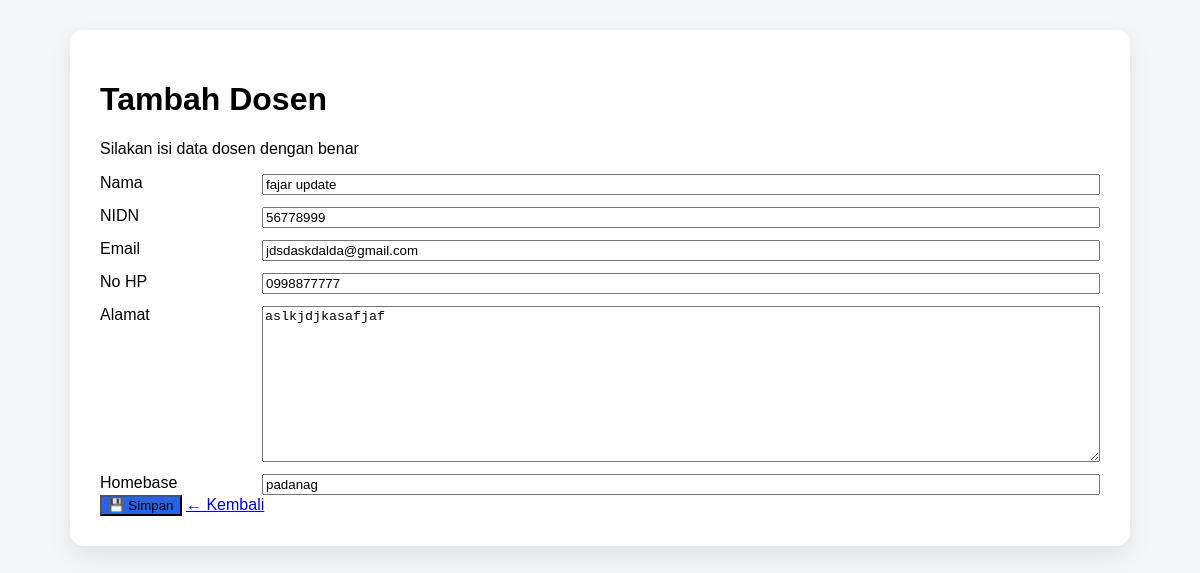
/dosen/1/edit/, run on the app's committed database.
### mahasiswa/models.py (models this page shows, shortened)
class Dosen(models.Model):
    nama = models.CharField(max_length=100)
    nidn = models.CharField(max_length=20, unique=True)
    email = models.EmailField()
    no_hp = models.CharField(max_length=15)
    alamat = models.TextField()
    homebase = models.CharField(max_length=100)

### mahasiswa/views.py (the view)
# urls.py: path('dosen/<int:id>/edit/', views.edit_dosen, name='edit_dosen'),
def edit_dosen(request, id):
    dosen = get_object_or_404(Dosen, id=id)
    if request.method == 'POST':
        form = DosenForm(request.POST, instance=dosen)
        if form.is_valid():
            form.save()
            return redirect('dosen_list')
    else:
        form = DosenForm(instance=dosen)
    return render(request, 'mahasiswa/dosen_form.html', {
        'form': form,
        'title': 'Edit Dosen'
    })

### mahasiswa/forms.py
class DosenForm(forms.ModelForm):
    class Meta:
        model = Dosen
        fields = ['nama', 'nidn', 'email', 'no_hp', 'alamat', 'homebase']

### mahasiswa/templates/mahasiswa/dosen_form.html (shortened to what this page needs)
{% extends 'mahasiswa/base.html' %}
{% block content %}
<h1>Tambah Dosen</h1>
<p class="subtitle">Silakan isi data dosen dengan benar</p>
<form method="post" novalidate>
  <div style="display:grid; grid-template-columns: 150px 1fr; gap:12px;">
    <label>Nama</label>
    {{ form.nama }}
    <label>NIDN</label>
    {{ form.nidn }}
    <label>Email</label>
    {{ form.email }}
    <label>No HP</label>
    {{ form.no_hp }}
    <label>Alamat</label>
    {{ form.alamat }}
    <label>Homebase</label>
    {{ form.homebase }}
  </div>
  <div class="form-actions">
  <button type="submit" class="btn-primary">
    💾 Simpan
  </button>
  <a href="/dosen/" class="btn-secondary">
    ← Kembali
  </a>
</div>
</form>
{% endblock %}

### mahasiswa/templates/mahasiswa/base.html (style rules this page uses)
body { font-family: Arial, sans-serif; background: #f4f6f8; margin: 0; padding: 30px; }
.btn-primary { background: #2563eb; }

### data on the page
Dosen: nama "fajar update", nidn "56778999", email "jdsdaskdalda@gmail.com", no_hp "0998877777", alamat "aslkjdjkasafjaf", homebase "padanag"
